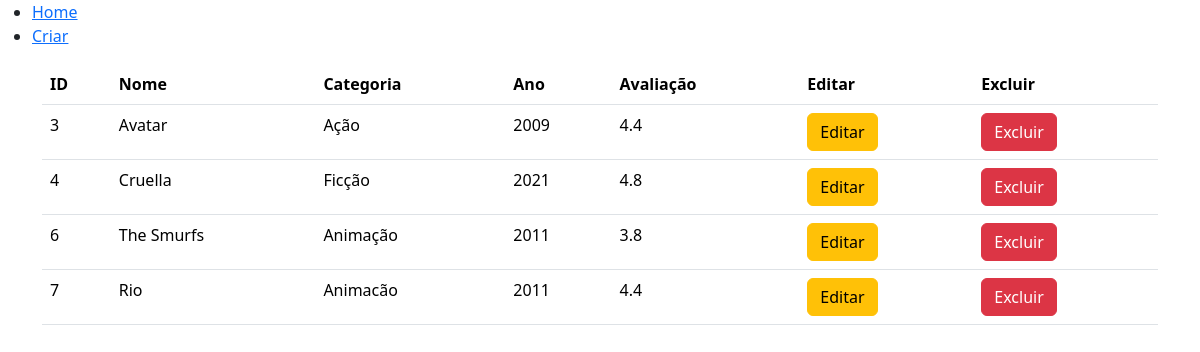
The page / on the database its author committed.
### tables this page shows
CREATE TABLE filmes (
	id INTEGER PRIMARY KEY AUTOINCREMENT,
	nome TEXT NOT NULL,
	categoria TEXT NOT NULL,
	ano INTEGER DEFAULT (1895),
	avaliacao REAL
);

### index.php (the view, shortened to what this page needs)
<!DOCTYPE html>
<html lang="en">
<head>
    <link href="https://cdn.jsdelivr.net/npm/bootstrap@5.3.2/dist/css/bootstrap.min.css" rel="stylesheet"
>
</head>
<body>
  <nav>
    <ul>
        <li>
            <a href="index.php">Home</a>
        </li>
        <li>
                <a href="forms.php">Criar</a>
            </li>
    </ul>
</nav>
<main class="container">
        <table class="table">
            <thead>
            <tr>
                <th>ID</th>
                <th>Nome</th>
                <th>Categoria</th>
                <th>Ano</th>
                <th>Avaliação</th>
                <th>Editar</th>
                <th>Excluir</th>
            </tr>
            </thead>
            <tbody>
                <?php
        $conn = new PDO("sqlite:filmes.sqlite");
        $conn->setAttribute(
        PDO::ATTR_DEFAULT_FETCH_MODE,
        PDO::FETCH_OBJ);
        $query = $conn->query("SELECT * FROM filmes;");
        $filmes = $query->fetchAll();
        foreach($filmes as $f):
        ?>
        <tr>
            <td><?= $f->id?></td>
            <td><?= $f->nome?></td>
            <td><?= $f->categoria?></td>
            <td><?= $f->ano?></td>
            <td><?= $f->avaliacao?></td>
            <td>
                            <a href="forms.php?id=<?= $f->id ?>" class="btn btn-warning">
                                Editar
                            </a>
                        </td>
                        <td>
                            <a href="ws/delete.php?id=<?= $f->id ?>" class="btn btn-danger">
                                Excluir
                            </a>
                        </td>
        </tr>
        <?php endforeach ?>
            </tbody>
        </table>
</main>
</body>
</html>

### rows shown on the page
filmes: id "3", nome "Avatar", categoria "Ação", ano "2009", avaliacao "4.4"
filmes: id "4", nome "Cruella", categoria "Ficção", ano "2021", avaliacao "4.8"
filmes: id "6", nome "The Smurfs", categoria "Animação", ano "2011", avaliacao "3.8"
filmes: id "7", nome "Rio", categoria "Animacão", ano "2011", avaliacao "4.4"
